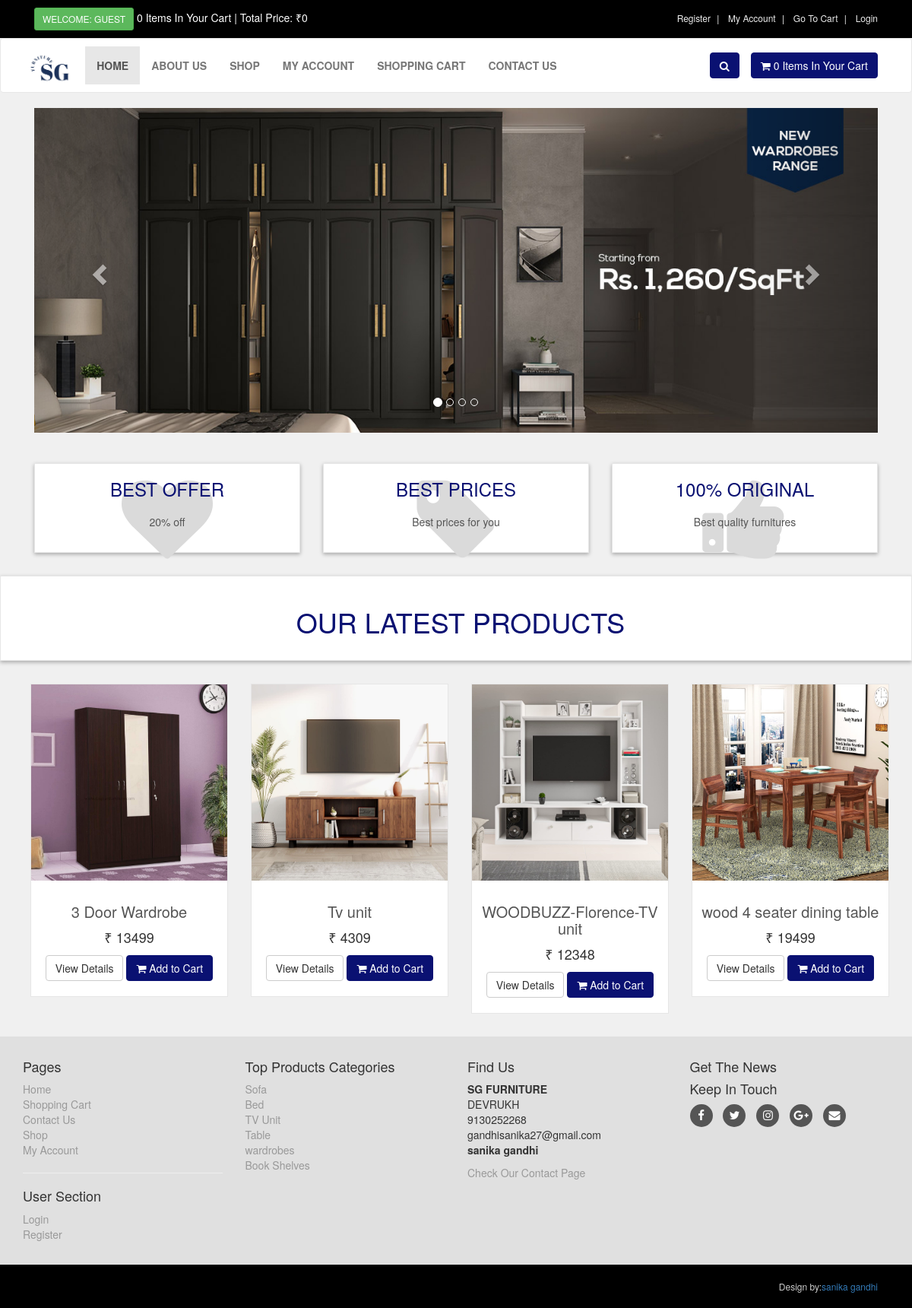
The page / on the database its author committed.
### tables this page shows
CREATE TABLE IF NOT EXISTS `slider` (
  `slide_id` int NOT NULL AUTO_INCREMENT,
  `slide_name` varchar(255) NOT NULL,
  `slide_image` text NOT NULL,
  PRIMARY KEY (`slide_id`)
);

CREATE TABLE IF NOT EXISTS `products` (
  `product_id` int NOT NULL AUTO_INCREMENT,
  `p_cat_id` int NOT NULL,
  `cat_id` int NOT NULL,
  `date` timestamp NOT NULL DEFAULT CURRENT_TIMESTAMP,
  `product_title` text NOT NULL,
  `product_img1` text NOT NULL,
  `product_img2` text NOT NULL,
  `product_img3` text NOT NULL,
  `product_price` int NOT NULL,
  `product_desc` text NOT NULL,
  `product_keywords` text NOT NULL,
  PRIMARY KEY (`product_id`)
);

CREATE TABLE IF NOT EXISTS `product_categories` (
  `p_cat_id` int NOT NULL AUTO_INCREMENT,
  `p_cat_title` text NOT NULL,
  `p_cat_desc` text NOT NULL,
  PRIMARY KEY (`p_cat_id`)
);

### functions/functions.php (the view, shortened to what this page needs)
<?php
$db = mysqli_connect("localhost","root","","ecom_store");
function getRealIpUser(){
    switch(true){
            default : return $_SERVER['REMOTE_ADDR'];
    }
}
function getPro(){
    global $db;
    $get_products = "select * from products order by 1 DESC LIMIT 0,4";
    $run_products = mysqli_query($db,$get_products);
    while($row_products=mysqli_fetch_array($run_products)){
        $pro_id = $row_products['product_id'];
        $pro_title = $row_products['product_title'];
        $pro_price = $row_products['product_price'];
        $pro_img1 = $row_products['product_img1'];
        echo "
        <div class='col-md-4 col-sm-6 single'>
            <div class='product'>
                <a href='details.php?pro_id=$pro_id'>
                    <img class='img-responsive' src='admin_area/product_images/$pro_img1'>
                </a>
                <div class='text'>
                    <h3>
                        <a href='details.php?pro_id=$pro_id'>
                            $pro_title
                        </a>
                    </h3>
                    <p class='price'>
                    ₹ $pro_price
                    </p>
                    <p class='button'>
                        <a class='btn btn-default' href='details.php?pro_id=$pro_id'>
                            View Details
                        </a>
                        <a class='btn btn-primary' href='details.php?pro_id=$pro_id'>
                            <i class='fa fa-shopping-cart'></i> Add to Cart
                        </a>
                    </p>
                </div>
            </div>
        </div>
        ";
    }
}
function items(){
    global $db;
    $ip_add = getRealIpUser();
    $get_items = "select * from cart where ip_add='$ip_add'";
    $run_items = mysqli_query($db,$get_items);
    $count_items = mysqli_num_rows($run_items);
    echo $count_items;
}
function total_price(){
    $total = 0;
    echo "₹" . $total;
}
?>

### includes/header.php (shortened to what this page needs)
<?php
include("functions/functions.php");
?>
<!DOCTYPE html>
<html lang="en">
<head>
    <link rel="stylesheet" href="styles/bootstrap-337.min.css">
    <link rel="stylesheet" href="font-awsome/css/font-awesome.min.css">
    <link rel="stylesheet" href="styles/style.css">
</head>
<body>
   <div id="top">
       <div class="container">
           <div class="col-md-6 offer">
               <a href="#" class="btn btn-success btn-sm">
                   <?php
                   if(!isset($_SESSION['customer_email'])){
                       echo "Welcome: Guest";
                   }else{
                       echo "Welcome: " . $_SESSION['customer_email'] . "";
                   }
                   ?>
               </a>
               <a href="checkout.php"><?php items(); ?> Items In Your Cart | Total Price: <?php total_price(); ?> </a>
           </div>
           <div class="col-md-6">
               <ul class="menu">
                   <li>
                       <a href="customer_register.php">Register</a>
                   </li>
                   <li>
                       <a href="checkout.php">My Account</a>
                   </li>
                   <li>
                       <a href="cart.php">Go To Cart</a>
                   </li>
                   <li>
                       <a href="checkout.php">
                           <?php
                           if(!isset($_SESSION['customer_email'])){
                                echo "<a href='checkout.php'> Login </a>";
                               }else{
                                echo " <a href='logout.php'> Log Out </a> ";
                               }
                           ?>
                       </a>
                   </li>
               </ul>
           </div>
       </div>
   </div>
   <div id="navbar" class="navbar navbar-default">
       <div class="container">
           <div class="navbar-header">
               <a href="index.php" class="navbar-brand home">
                   <img src="images/logo2.png" height="55px"  class="hidden-xs">
               </a>
           </div>
           <div class="navbar-collapse collapse" id="navigation">
               <div class="padding-nav">
                   <ul class="nav navbar-nav left">
                       <li class="<?php if($active=='Home') echo"active"; ?>">
                           <a href="index.php">Home</a>
                       </li>
                       <li class="<?php if($active=='about') echo"active"; ?>">
                           <a href="about.php">About Us</a>
                       </li>
                       <li class="<?php if($active=='Shop') echo"active"; ?>">
                           <a href="shop.php">Shop</a>
                       </li>
                       <li class="<?php if($active=='Account') echo"active"; ?>">
                           <?php
                           if(!isset($_SESSION['customer_email'])){
                               echo"<a href='checkout.php'>My Account</a>";
                           }else{
                              echo"<a href='customer/my_account.php?my_orders'>My Account</a>";
                           }
                           ?>
                       </li>
                       <li class="<?php if($active=='Cart') echo"active"; ?>">
                           <a href="cart.php">Shopping Cart</a>
                       </li>
                       <li class="<?php if($active=='Contact') echo"active"; ?>">
                           <a href="contact.php">Contact Us</a>
                       </li>
                   </ul>
               </div>
               <a href="cart.php" class="btn navbar-btn btn-primary right">
                   <i class="fa fa-shopping-cart"></i>
                   <span><?php items(); ?> Items In Your Cart</span>
               </a>
               <div class="navbar-collapse collapse right">
                   <button class="btn btn-primary navbar-btn" type="button" data-toggle="collapse" data-target="#search">
                       <i class="fa fa-search"></i>
                   </button>
               </div>
           </div>
       </div>
   </div>

### index.php (shortened to what this page needs)
<?php
    $active='Home';
    include("includes/header.php");
?>
   <div class="container" id="slider">
       <div class="col-md-12">
           <div class="carousel slide" id="myCarousel" data-ride="carousel">
               <ol class="carousel-indicators">
                   <li class="active" data-target="#myCarousel" data-slide-to="0"></li>
                   <li data-target="#myCarousel" data-slide-to="1"></li>
                   <li data-target="#myCarousel" data-slide-to="2"></li>
                   <li data-target="#myCarousel" data-slide-to="3"></li>
               </ol>
               <div class="carousel-inner">
                  <?php
                   $get_slides = "select * from slider LIMIT 0,1";
                   $run_slides = mysqli_query($con,$get_slides);
                   while($row_slides=mysqli_fetch_array($run_slides)){
                       $slide_image = $row_slides['slide_image'];
                       echo "
                       <div class='item active'>
                       <img src='admin_area/slides_images/$slide_image'>
                       </div>
                       ";
                   }
                   ?>
               </div>
               <a href="#myCarousel" class="left carousel-control" data-slide="prev">
                   <span class="glyphicon glyphicon-chevron-left"></span>
               </a>
               <a href="#myCarousel" class="right carousel-control" data-slide="next">
                   <span class="glyphicon glyphicon-chevron-right"></span>
               </a>
           </div>
       </div>
   </div>
   <div id="advantages">
       <div class="container">
           <div class="same-height-row">
               <div class="col-sm-4">
                   <div class="box same-height">
                       <div class="icon">
                           <i class="fa fa-heart"></i>
                       </div>
                       <h3><a href="#">Best Offer</a></h3>
                       <p>20% off</p>
                   </div>
               </div>
               <div class="col-sm-4">
                   <div class="box same-height">
                       <div class="icon">
                           <i class="fa fa-tag"></i>
                       </div>
                       <h3><a href="#">Best Prices</a></h3>
                       <p>Best prices for you</p>
                   </div>
               </div>
               <div class="col-sm-4">
                   <div class="box same-height">
                       <div class="icon">
                           <i class="fa fa-thumbs-up"></i>
                       </div>
                       <h3><a href="#">100% Original</a></h3>
                       <p>Best quality furnitures</p>
                   </div>
               </div>
           </div>
       </div>
   </div>
   <div id="hot">
       <div class="box">
           <div class="container">
               <div class="col-md-12">
                   <h2>
                       Our Latest Products
                   </h2>
               </div>
           </div>
       </div>
   </div>
   <div id="content" class="container">
       <div class="row">
          <?php
           getPro();
           ?>
       </div>
   </div>
   <?php
    include("includes/footer.php");
    ?>
</body>
</html>

### includes/footer.php (shortened to what this page needs)
<div id="footer">
    <div class="container">
        <div class="row">
            <div class="col-sm-6 col-md-3">
               <h4>Pages</h4>
                <ul>
                <li><a href="index.php">Home</a></li>
                    <li><a href="cart.php">Shopping Cart</a></li>
                    <li><a href="contact.php">Contact Us</a></li>
                    <li><a href="shop.php">Shop</a></li>
                    <li><a href="customer/my_account.php">My Account</a></li>
                </ul>
                <hr>
                <h4>User Section</h4>
                <ul>
                           <?php
                           if(!isset($_SESSION['customer_email'])){
                               echo"<a href='checkout.php'>Login</a>";
                           }else{
                              echo"<a href='customer/my_account.php?my_orders'>My Account</a>";
                           }
                           ?>
                    <li><a href="customer_register.php">Register</a></li>
                </ul>
            </div>
            <div class="com-sm-6 col-md-3">
                <h4>Top Products Categories</h4>
                <ul>
                    <?php
                        $get_p_cats = "select * from product_categories";
                        $run_p_cats = mysqli_query($con,$get_p_cats);
                        while($row_p_cats=mysqli_fetch_array($run_p_cats)){
                            $p_cat_id = $row_p_cats['p_cat_id'];
                            $p_cat_title = $row_p_cats['p_cat_title'];
                            echo "
                                <li>
                                    <a href='shop.php?p_cat=$p_cat_id'>
                                        $p_cat_title
                                    </a>
                                </li>
                            ";
                        }
                    ?>
                </ul>
            </div>
            <div class="col-sm-6 col-md-3">
                <h4>Find Us</h4>
                <p>
                    <strong>SG FURNITURE</strong>
                    <br/>DEVRUKH
                    <br/>9130252268
                    <br/>gandhisanika27@gmail.com
                    <br/><strong>sanika gandhi</strong>
                </p>
                <a href="contact.php">Check Our Contact Page</a>
            </div>
            <div class="col-sm-6 col-md-3">
                <h4>Get The News</h4>
                <h4>Keep In Touch</h4>
                <p class="social">
                    <a href="#" class="fa fa-facebook"></a>
                    <a href="#" class="fa fa-twitter"></a>
                    <a href="#" class="fa fa-instagram"></a>
                    <a href="#" class="fa fa-google-plus"></a>
                    <a href="#" class="fa fa-envelope"></a>
                </p>
            </div>
        </div>
    </div>
</div>
<div id="footer-nav">
    <div class="container">
        <div class="col-md-6">
        </div>
        <div class="col-md-6">
            <p class="pull-right">Design by:<a href="about.php">sanika gandhi</a></p>
        </div>
    </div>
</div>

### styles/style.css (style rules this page uses)
body { font-size: 14px; line-height: 1.42857143; color: #333333; background: #f0f0f0; overflow-x: hidden; }
#top { background:#000; padding: 10px 0; }
#top .offer { color: #ffffff; }
#top .offer .btn { text-transform: uppercase; }
#top a { color: #ffffff; }
#top ul.menu { padding-top: 5px; margin: 0px; text-align: right; font-size: 12px; list-style: none; }
#top ul.menu > li { display: inline-block; }
#top ul.menu > li a { color: #eeeeee; }
#top ul.menu > li + li:before { content: "|\00a0"; color: #f7f7f7; padding: 0 5px; }
.navbar { background: #ffffff; }
.navbar-collapse .right { float: right; }
.navbar-brand { float: left; padding: 10px 15px; font-size: 18px; line-height: 20px; height: 70px; }
.navbar ul.nav > li > a { text-transform: uppercase; font-weight: bold; font-size: 14px; }
.padding-nav { padding-top: 10px; }
.btn-primary { color: rgb(255, 255, 255); background: #0A1172; border-color: #0A1172; }
#slider { margin-bottom: 40px; }
#advantages { text-align: center; }
.box { background: #ffffff; margin: 0 0 30px; border: solid 1px #e6e6e6; box-sizing: border-box; padding: 20px; box-shadow: 0px 2px 5px rgba(0, 0, 0, .3); }
#advantages .box .icon { position: absolute; font-size: 120px; width: 100%; text-align: center; top: -20px; left: 0px; height: 100%; float: left; color: #dadada; box-sizing: border-box; z-index: 1; }
#advantages .box h3 { position: relative; margin: 0 0 20px; font-weight: 300; text-transform: uppercase; z-index: 2; }
#advantages .box h3 a { color: #0A1172; }
#advantages .box p { position: relative; z-index: 2; color: #555555; }
#hot h2 { font-size: 36px; font-weight: 400; color: #0A1172; text-align: center; text-transform: uppercase; }
#content { padding-left: 25px; }
.single { width: 290px; }
#content .product { background: #ffffff; border: solid 1px #e6e6e6; margin-bottom: 30px; box-sizing: border-box; }
#content .product .text { padding: 10px 10px 0px; }
#content .product .text p.price { font-size: 18px; text-align: center; font-weight: 400; }
#content .product .text .button { text-align: center; clear: both; }
#content .product .text .button .btn { margin-bottom: 10px; }
#content .product .text h3 { text-align: center; font-size: 20px; }
#content .product .text h3 a { color: rgb(85, 85, 85); }
#footer { background: #e0e0e0; padding: 20px 0; }
#footer a { color: #999999; padding: 0; text-decoration: none; }
#footer ul { list-style: none; padding-left: 0px; }
#footer .social { text-align: left; }
#footer .social a { margin: 0px 10px 0px 0px; display: inline-block; color: #ffffff; width: 30px; height: 30px; border-radius: 15px; line-height: 30px; font-size: 15px; text-align: center; vertical-align: bottom; background: #555555; text-decoration: none; }
#footer-nav { background: #000; color: #cccccc; padding: 20px 0px; font-size: 12px; }
#footer-nav p { margin: 0px; }

### rows shown on the page
slider: slide_image (picture)
products: product_img1 (picture), product_title "3 Door Wardrobe", product_price "13499"
products: product_img1 (picture), product_title "Tv unit", product_price "4309"
products: product_img1 (picture), product_title "WOODBUZZ-Florence-TV unit", product_price "12348"
products: product_img1 (picture), product_title "wood 4 seater dining table", product_price "19499"
product_categories: p_cat_title "Sofa"
product_categories: p_cat_title "Bed"
product_categories: p_cat_title "TV Unit"
product_categories: p_cat_title "Table"
product_categories: p_cat_title "wardrobes"
product_categories: p_cat_title "Book Shelves"

### other values the page prints
$count_items "0 0"
$total "0"
